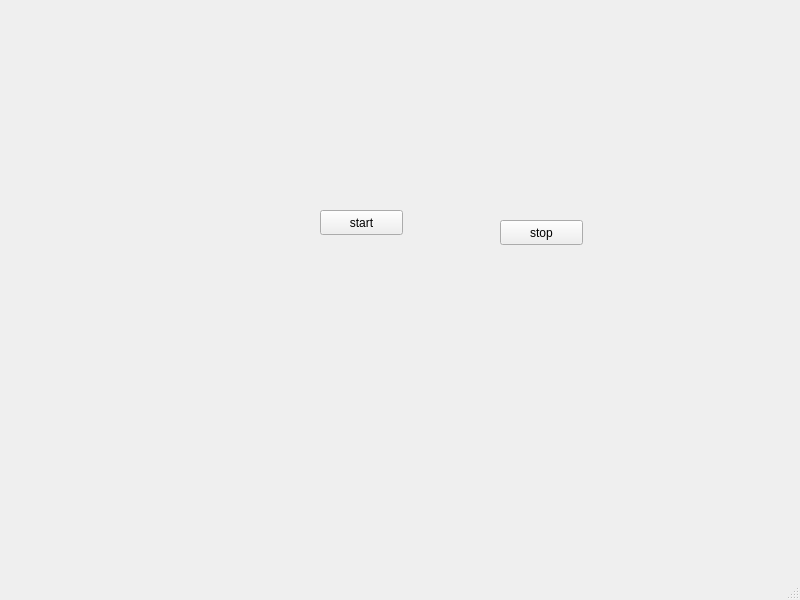
<?xml version="1.0" encoding="UTF-8"?>
<ui version="4.0">
 <class>MainWindow</class>
 <widget class="QMainWindow" name="MainWindow">
  <property name="geometry">
   <rect>
    <x>0</x>
    <y>0</y>
    <width>800</width>
    <height>600</height>
   </rect>
  </property>
  <property name="windowTitle">
   <string>MainWindow</string>
  </property>
  <widget class="QWidget" name="centralwidget">
   <widget class="QPushButton" name="start">
    <property name="geometry">
     <rect>
      <x>320</x>
      <y>210</y>
      <width>83</width>
      <height>25</height>
     </rect>
    </property>
    <property name="text">
     <string>start</string>
    </property>
   </widget>
   <widget class="QPushButton" name="stop">
    <property name="geometry">
     <rect>
      <x>500</x>
      <y>220</y>
      <width>83</width>
      <height>25</height>
     </rect>
    </property>
    <property name="text">
     <string>stop</string>
    </property>
   </widget>
  </widget>
  <widget class="QMenuBar" name="menubar">
   <property name="geometry">
    <rect>
     <x>0</x>
     <y>0</y>
     <width>800</width>
     <height>22</height>
    </rect>
   </property>
  </widget>
  <widget class="QStatusBar" name="statusbar"/>
 </widget>
 <resources/>
 <connections/>
</ui>
